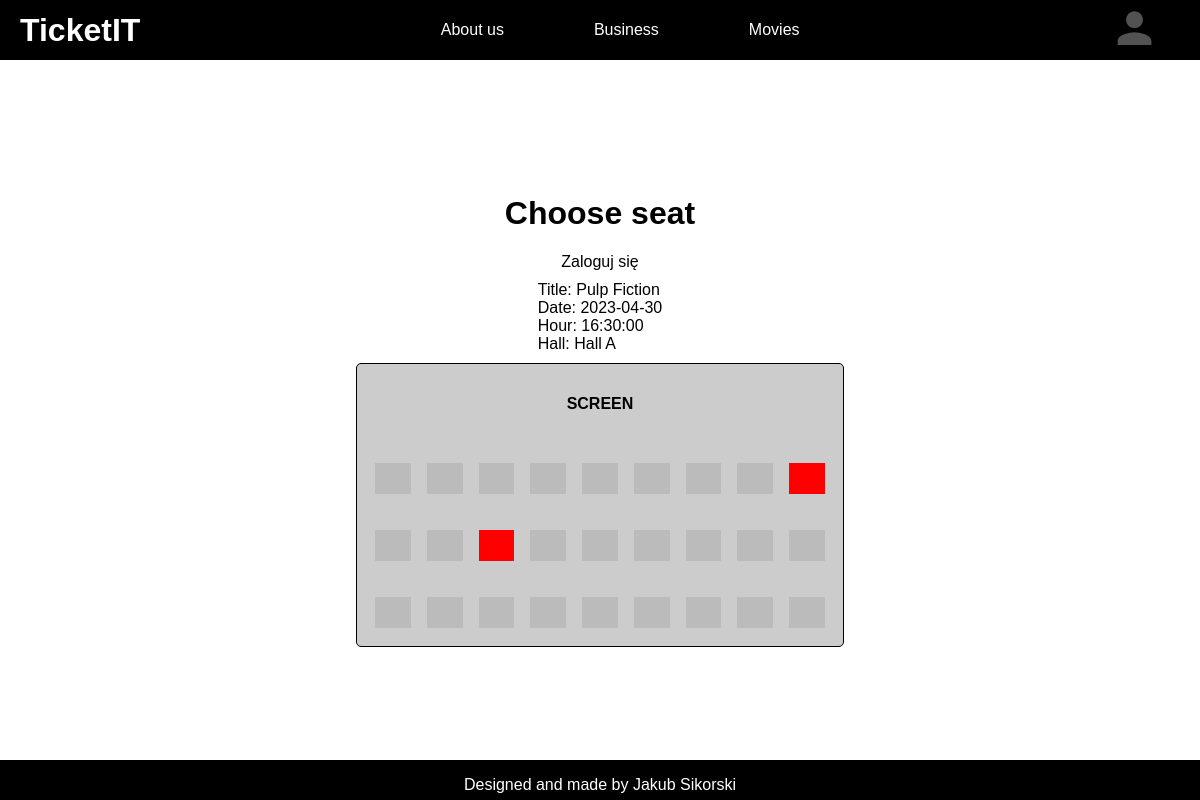
The page /select-seat.php?scheduleId=98 on the database its author committed.
### tables this page shows
CREATE TABLE `schedule` (
  `schedule_id` int(11) NOT NULL,
  `date` date DEFAULT NULL,
  `hour` time DEFAULT NULL,
  `movie_id` int(11) DEFAULT NULL,
  `hall_id` int(11) DEFAULT NULL
);

CREATE TABLE `movies` (
  `movie_id` int(11) NOT NULL,
  `director` varchar(255) DEFAULT NULL,
  `title` varchar(255) DEFAULT NULL,
  `year` int(11) DEFAULT NULL,
  `description` text DEFAULT NULL,
  `genre` varchar(255) DEFAULT NULL,
  `duration` int(11) NOT NULL,
  `poster` longtext NOT NULL
);

CREATE TABLE `cinema_hall` (
  `hall_id` int(11) NOT NULL,
  `hall_name` varchar(255) DEFAULT NULL
);

### select-seat.php (the view, shortened to what this page needs)
<!DOCTYPE html>
<html>
<head>
  <link rel="stylesheet" href="style/style-select-seat.css">
</head>
<body>
<?php
  include("header.php");
?>
  <div class="main-container">
    <h1>Choose seat</h1>
    <?php
    include("dbconnection.php");
    if (isset($_SESSION['user_id'])) {
      $user_id = $_SESSION['user_id'];
    } else {
      echo 'Zaloguj się';
    }
    $scheduleId = $_GET['scheduleId'];
    $sql2 = "SELECT movies.title, schedule.date, schedule.hour, cinema_hall.hall_name FROM cinema_hall, movies, schedule WHERE  schedule.schedule_id = $scheduleId AND movies.movie_id=schedule.movie_id AND schedule.hall_id = cinema_hall.hall_id;";
    $result2 = $conn->query($sql2);
    $row2 = $result2->fetch_assoc();
    echo '<div class="movie-info-container">';
    echo 'Title: ' . $row2["title"] . '<br>';
    echo 'Date: ' . $row2['date'] . '<br>';
    echo 'Hour: ' . $row2['hour'] . '<br>';
    echo 'Hall: ' . $row2['hall_name'] . '<br>';
    echo '</div>';
    $sql = "SELECT schedule.schedule_id, seats.seat_id, seats.row_number, seats.seat_number FROM schedule, seats, cinema_hall WHERE seats.hall_id = cinema_hall.hall_id AND schedule.hall_id=cinema_hall.hall_id AND schedule.schedule_id=$scheduleId;";
    $result = $conn->query($sql);
    $rows = array();
    if ($result->num_rows > 0) {
      while ($row = $result->fetch_assoc()) {
        if (array_key_exists($row["row_number"], $rows)) {
          array_push($rows[$row["row_number"]], $row["seat_number"] = $row["seat_id"]);
        } else {
          $rows[$row["row_number"]] = array($row["seat_number"] => $row["seat_id"]);
        }
      }
    } else {
      echo "Brak wyników.";
    }
    $selectedRowNumber = null;
    $selectedSeatNumber = null;
    echo '<div class="choose-container">';
    echo '<h4>SCREEN</h4>';
    $sql4 = "SELECT seats.seat_number, seats.row_number FROM seats, booked, movies, schedule, cinema_hall WHERE booked.schedule_id = schedule.schedule_id AND schedule.movie_id = movies.movie_id AND booked.seat_id = seats.seat_id AND seats.hall_id = cinema_hall.hall_id AND schedule.schedule_id = $scheduleId;";
    $result4 = $conn->query($sql4);
    $taken_seats = array();
    while ($row4 = $result4->fetch_assoc()) {
      $taken_seats[$row4["row_number"]][$row4["seat_number"]] = true;
    }
    foreach ($rows as $row_number => $seats) {
      echo '<div class="seats-container">';
      echo '<table>';
      echo '<tr>';
      foreach ($seats as $seat_number => $seat_id) {
        echo '<td>';
        echo '<form method="post">';
        if ($selectedRowNumber == $row_number && $selectedSeatNumber == $seat_number) {
          echo '<input type="submit" name="selectedSeatId" style="background: #007bff;" value=" ">';
        } else {
          if (isset($taken_seats[$row_number][$seat_number])) {
            echo '<input type="submit" name="takenSeat" style="background: #ff0000;" value=" " disabled>';
          } else {
            echo '<input type="submit" name="selectedSeatId" style="background: #bbb;" value=" ">';
          }
        }
        echo '</form>';
        echo '</td>';
      }
      echo '</tr>';
      echo '</table>';
      echo '</div>';
    }
    echo '</div>';
    ?>
  </div>
  <div class="footer">
    <p>Designed and made by Jakub Sikorski</p>
  </div>
</body>
</html>

### style/style-select-seat.css (style rules this page uses)
body { background-color: #ffffff; color: #000000; font-family: Arial, sans-serif; margin: 0; padding: 0; display: flex; flex-direction: column; min-height: 100vh; }
table { border-collapse: collapse; margin-top: 20px; }
th, td { padding: 8px; text-align: center; border: none; }
input[type="submit"] { color: #ffffff; border: none; padding: 8px 16px; cursor: pointer; }
.seats-container { display: flex; justify-content: center; align-items: center; }
.main-container { display: flex; justify-content: center; align-items: center; position: relative; flex-direction: column; padding: 0; margin: 0; flex-grow: 1; }
.choose-container { border: 1px solid black; border-radius: 5px; padding: 10px; background-color: #ccc; }
.movie-info-container { padding: 10px; }
.choose-container h4 { text-align: center; }
.footer { background-color: #000; color: #fff; text-align: center; position: relative; height: 5vh; }

### rows shown on the page
schedule: movie.title "Pulp Fiction", date "2023-04-30", hour "16:30:00", hall.hall_name "Hall A"
